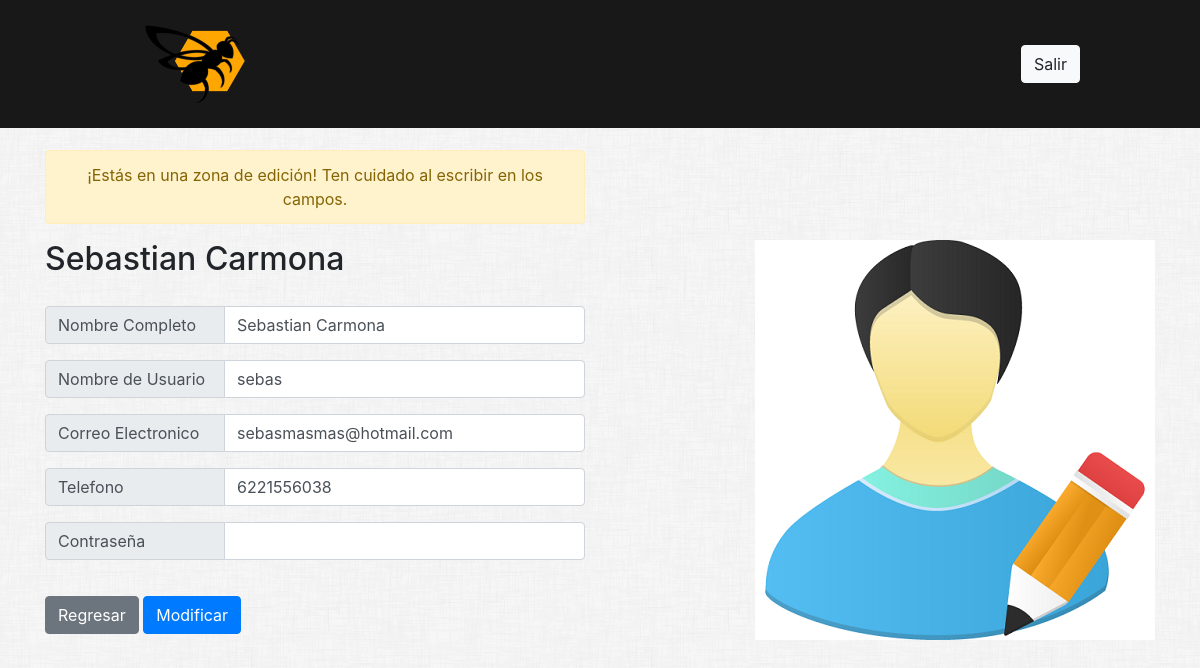
Page /editar_usuario.php?id=2 (signed in) on the committed database.
### tables this page shows
CREATE TABLE `user` (
  `id` int(11) NOT NULL,
  `fullname` varchar(500) NOT NULL,
  `username` varchar(100) NOT NULL,
  `email` varchar(255) NOT NULL,
  `password` varchar(255) NOT NULL,
  `rol` enum('Miembro','Administrador','Repartidor') NOT NULL DEFAULT 'Miembro',
  `phonenumber` varchar(100) DEFAULT NULL,
  `created_at` datetime NOT NULL
);

### editar_usuario.php (the view, shortened to what this page needs)
<?php
include "php/conexion.php";
$sql= "select * from user where id = \"$_SESSION[user_id]\"";
$query = $con->query($sql);
while($datos=$query->fetch_array()){
    $nombreCompleto = $datos["fullname"];
    $nombreUsuario = $datos["username"];
    $email = $datos["email"];
    $numeroTelefono = $datos["phonenumber"];
}
?>
<!DOCTYPE html>
<html lang="en">
<head>
    <link rel="stylesheet" href="https://maxcdn.bootstrapcdn.com/bootstrap/4.0.0/css/bootstrap.min.css">
</head>
<body>
    <?php include('./includes/header.php'); ?>
    <div class="container" style="padding-top:150px">
        <div class="row">
            <div class="col-6 text-center">
                <div class="alert alert-warning" role="alert">
                    ¡Estás en una zona de edición! Ten cuidado al escribir en los campos.
                </div>
            </div>
        </div>
        <div class="row">
            <div class="col-6">
            <p class="h2"><?php echo $_SESSION["user_fullname"]?></p>
                <form role="form" name="editar" action="php/edit_user_edit.php?id=
                <?php echo $_SESSION["user_id"]?>" method="post">
                    <div class="form-group">
                        <div class="input-group mb-3" style="padding-top:20px">
                            <div class="input-group-prepend">
                                <span style="width:180px" class="input-group-text">Nombre Completo</span>
                            </div>
                                <input type="text" value="<?php echo $nombreCompleto?>" class="form-control" id="fullname"
                                name="fullname"aria-label="Default" aria-describedby="inputGroup-sizing-default">
                        </div>
                        <div class="input-group mb-3">
                            <div class="input-group-prepend">
                                <span style="width:180px" class="input-group-text">Nombre de Usuario</span>
                            </div>
                                <input type="text" value="<?php echo $nombreUsuario?>"
                                class="form-control" id="username" name="username"
                                aria-label="Default" aria-describedby="inputGroup-sizing-default">
                        </div>
                        <div class="input-group mb-3">
                            <div class="input-group-prepend">
                                <span style="width:180px" class="input-group-text">Correo Electronico</span>
                            </div>
                            <input type="text" value="<?php echo $email?>" class="form-control" id="email"
                            name="email" aria-label="Default" aria-describedby="inputGroup-sizing-default">
                        </div>
                        <div class="input-group mb-3">
                            <div class="input-group-prepend">
                                <span style="width:180px" class="input-group-text">Telefono</span>
                            </div>
                            <input type="text" value="<?php echo $numeroTelefono?>" id="phonenumber" name="phonenumber"
                            class="form-control" aria-label="Default" aria-describedby="inputGroup-sizing-default">
                        </div>
                        <div class="input-group mb-3">
                            <div class="input-group-prepend">
                                <span style="width:180px" class="input-group-text">Contraseña</span>
                            </div>
                            <input type="password" class="form-control"
                            id="password" name="password" aria-label="Default" aria-describedby="inputGroup-sizing-default">
                        </div>
                        <div class="" style="padding-top:20px">
                            <a href="home.php"><button type="button"
                            class="btn btn-secondary">Regresar</button></a>
                            <button style="text-align:right" type="submit" class="btn btn-primary">Modificar</button>
                        </div>
                    </div>
                </form>
            </div>
            <div class="col-6 text-right">
                <img src="img/editar_usuario.png" alt="Editar Usuario">
            </div>
        </div>
    </div>
</body>
</html>

### editar_usuario.php (style rules this page uses)
body { background-image:url(img/dust_scratches.png); }

### rows in the picture
user: fullname "Sebastian Carmona", username "sebas", email "sebasmasmas@hotmail.com", phonenumber "6221556038"

### other values in the picture
$_SESSION["user_fullname"] "Sebastian Carmona"
